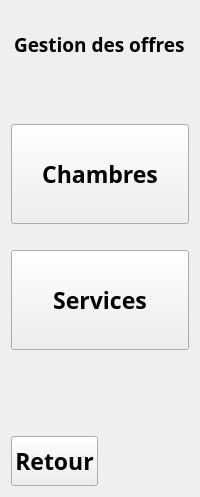
        <widget class="QWidget" name="Gestion_des_offres">
         <layout class="QHBoxLayout" name="horizontalLayout_67">
          <item>
           <layout class="QVBoxLayout" name="verticalLayout_42">
            <item>
             <layout class="QVBoxLayout" name="verticalLayout_23">
              <item>
               <spacer name="horizontalSpacer_58">
                <property name="orientation">
                 <enum>Qt::Horizontal</enum>
                </property>
                <property name="sizeHint" stdset="0">
                 <size>
                  <width>40</width>
                  <height>20</height>
                 </size>
                </property>
               </spacer>
              </item>
              <item alignment="Qt::AlignHCenter">
               <widget class="QLabel" name="label_17">
                <property name="font">
                 <font>
                  <family>Quicksand SemiBold</family>
                  <pointsize>14</pointsize>
                  <weight>75</weight>
                  <bold>true</bold>
                  <stylestrategy>PreferAntialias</stylestrategy>
                 </font>
                </property>
                <property name="mouseTracking">
                 <bool>false</bool>
                </property>
                <property name="text">
                 <string>Gestion des offres</string>
                </property>
               </widget>
              </item>
              <item>
               <spacer name="horizontalSpacer_55">
                <property name="orientation">
                 <enum>Qt::Horizontal</enum>
                </property>
                <property name="sizeHint" stdset="0">
                 <size>
                  <width>40</width>
                  <height>20</height>
                 </size>
                </property>
               </spacer>
              </item>
              <item>
               <spacer name="verticalSpacer_23">
                <property name="orientation">
                 <enum>Qt::Vertical</enum>
                </property>
                <property name="sizeHint" stdset="0">
                 <size>
                  <width>20</width>
                  <height>40</height>
                 </size>
                </property>
               </spacer>
              </item>
              <item>
               <widget class="QPushButton" name="pushButton_menuChambres">
                <property name="minimumSize">
                 <size>
                  <width>0</width>
                  <height>100</height>
                 </size>
                </property>
                <property name="font">
                 <font>
                  <family>Quicksand SemiBold</family>
                  <pointsize>17</pointsize>
                  <weight>75</weight>
                  <bold>true</bold>
                 </font>
                </property>
                <property name="text">
                 <string>Chambres</string>
                </property>
               </widget>
              </item>
              <item>
               <spacer name="horizontalSpacer_57">
                <property name="orientation">
                 <enum>Qt::Horizontal</enum>
                </property>
                <property name="sizeHint" stdset="0">
                 <size>
                  <width>40</width>
                  <height>20</height>
                 </size>
                </property>
               </spacer>
              </item>
              <item>
               <widget class="QPushButton" name="pushButton_menuServices">
                <property name="minimumSize">
                 <size>
                  <width>0</width>
                  <height>100</height>
                 </size>
                </property>
                <property name="font">
                 <font>
                  <family>Quicksand SemiBold</family>
                  <pointsize>17</pointsize>
                  <weight>75</weight>
                  <bold>true</bold>
                 </font>
                </property>
                <property name="text">
                 <string>Services</string>
                </property>
               </widget>
              </item>
              <item>
               <spacer name="verticalSpacer_24">
                <property name="orientation">
                 <enum>Qt::Vertical</enum>
                </property>
                <property name="sizeHint" stdset="0">
                 <size>
                  <width>20</width>
                  <height>40</height>
                 </size>
                </property>
               </spacer>
              </item>
              <item>
               <spacer name="horizontalSpacer_56">
                <property name="orientation">
                 <enum>Qt::Horizontal</enum>
                </property>
                <property name="sizeHint" stdset="0">
                 <size>
                  <width>40</width>
                  <height>20</height>
                 </size>
                </property>
               </spacer>
              </item>
             </layout>
            </item>
            <item>
             <spacer name="horizontalSpacer_54">
              <property name="orientation">
               <enum>Qt::Horizontal</enum>
              </property>
              <property name="sizeHint" stdset="0">
               <size>
                <width>40</width>
                <height>20</height>
               </size>
              </property>
             </spacer>
            </item>
            <item>
             <layout class="QHBoxLayout" name="horizontalLayout_34">
              <item>
               <widget class="QPushButton" name="pushButton_retourGestionoffres">
                <property name="minimumSize">
                 <size>
                  <width>0</width>
                  <height>50</height>
                 </size>
                </property>
                <property name="font">
                 <font>
                  <family>Quicksand SemiBold</family>
                  <pointsize>17</pointsize>
                  <weight>75</weight>
                  <bold>true</bold>
                 </font>
                </property>
                <property name="text">
                 <string>Retour</string>
                </property>
               </widget>
              </item>
              <item>
               <spacer name="horizontalSpacer_53">
                <property name="orientation">
                 <enum>Qt::Horizontal</enum>
                </property>
                <property name="sizeHint" stdset="0">
                 <size>
                  <width>40</width>
                  <height>20</height>
                 </size>
                </property>
               </spacer>
              </item>
             </layout>
            </item>
           </layout>
          </item>
         </layout>
        </widget>
